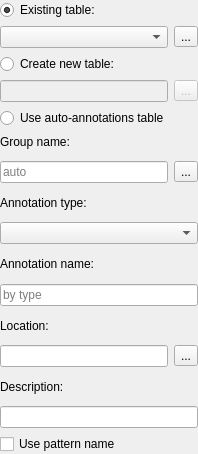
<?xml version="1.0" encoding="UTF-8"?>
<ui version="4.0">
 <class>CreateAnnotationOptionsPanelWidget</class>
 <widget class="QWidget" name="CreateAnnotationOptionsPanelWidget">
  <property name="geometry">
   <rect>
    <x>0</x>
    <y>0</y>
    <width>198</width>
    <height>454</height>
   </rect>
  </property>
  <property name="windowTitle">
   <string>Form</string>
  </property>
  <layout class="QVBoxLayout" name="mainLayout">
   <property name="spacing">
    <number>0</number>
   </property>
   <property name="leftMargin">
    <number>0</number>
   </property>
   <property name="topMargin">
    <number>0</number>
   </property>
   <property name="rightMargin">
    <number>0</number>
   </property>
   <property name="bottomMargin">
    <number>0</number>
   </property>
   <item>
    <widget class="QWidget" name="saveAnnotationsInnerWidget" native="true">
     <property name="sizePolicy">
      <sizepolicy hsizetype="Preferred" vsizetype="Minimum">
       <horstretch>0</horstretch>
       <verstretch>0</verstretch>
      </sizepolicy>
     </property>
     <property name="toolTip">
      <string>Choose a file to store the annotations</string>
     </property>
     <layout class="QVBoxLayout" name="verticalLayout_2">
      <property name="sizeConstraint">
       <enum>QLayout::SetMinAndMaxSize</enum>
      </property>
      <property name="leftMargin">
       <number>0</number>
      </property>
      <property name="topMargin">
       <number>0</number>
      </property>
      <property name="rightMargin">
       <number>0</number>
      </property>
      <property name="bottomMargin">
       <number>0</number>
      </property>
      <item>
       <widget class="QRadioButton" name="rbExistingTable">
        <property name="text">
         <string>Existing table:</string>
        </property>
        <property name="checked">
         <bool>true</bool>
        </property>
       </widget>
      </item>
      <item>
       <layout class="QHBoxLayout" name="horizontalLayout">
        <item>
         <widget class="QComboBox" name="cbExistingTable">
          <property name="sizeAdjustPolicy">
           <enum>QComboBox::AdjustToMinimumContentsLength</enum>
          </property>
         </widget>
        </item>
        <item>
         <widget class="QToolButton" name="tbBrowseExistingTable">
          <property name="text">
           <string>...</string>
          </property>
          <property name="icon">
           <iconset resource="../../U2Gui.qrc">
            <normaloff>:/core/images/load_selected_documents.png</normaloff>:/core/images/load_selected_documents.png</iconset>
          </property>
         </widget>
        </item>
       </layout>
      </item>
      <item>
       <widget class="QRadioButton" name="rbCreateNewTable">
        <property name="text">
         <string>Create new table:</string>
        </property>
       </widget>
      </item>
      <item>
       <layout class="QHBoxLayout" name="horizontalLayout_2">
        <item>
         <widget class="QLineEdit" name="leNewTablePath">
          <property name="enabled">
           <bool>false</bool>
          </property>
         </widget>
        </item>
        <item>
         <widget class="QToolButton" name="tbBrowseNewTable">
          <property name="enabled">
           <bool>false</bool>
          </property>
          <property name="text">
           <string>...</string>
          </property>
         </widget>
        </item>
       </layout>
      </item>
      <item>
       <widget class="QRadioButton" name="rbUseAutoTable">
        <property name="text">
         <string>Use auto-annotations table</string>
        </property>
       </widget>
      </item>
     </layout>
    </widget>
   </item>
   <item>
    <widget class="QWidget" name="annotationParametersInnerWidget" native="true">
     <property name="sizePolicy">
      <sizepolicy hsizetype="Preferred" vsizetype="Minimum">
       <horstretch>0</horstretch>
       <verstretch>0</verstretch>
      </sizepolicy>
     </property>
     <layout class="QVBoxLayout" name="verticalLayout_3">
      <property name="sizeConstraint">
       <enum>QLayout::SetMinAndMaxSize</enum>
      </property>
      <property name="leftMargin">
       <number>0</number>
      </property>
      <property name="topMargin">
       <number>0</number>
      </property>
      <property name="rightMargin">
       <number>0</number>
      </property>
      <property name="bottomMargin">
       <number>0</number>
      </property>
      <item>
       <widget class="QLabel" name="lblGroupName">
        <property name="text">
         <string>Group name:</string>
        </property>
       </widget>
      </item>
      <item>
       <layout class="QHBoxLayout" name="horizontalLayout_3">
        <item>
         <widget class="QLineEdit" name="leGroupName">
          <property name="placeholderText">
           <string>auto</string>
          </property>
         </widget>
        </item>
        <item>
         <widget class="QToolButton" name="tbSelectGroupName">
          <property name="toolTip">
           <string>Predefined group names</string>
          </property>
          <property name="text">
           <string>...</string>
          </property>
          <property name="icon">
           <iconset resource="../../U2Gui.qrc">
            <normaloff>:/core/images/group_auto.png</normaloff>:/core/images/group_auto.png</iconset>
          </property>
         </widget>
        </item>
       </layout>
      </item>
      <item>
       <widget class="QLabel" name="lblAnnotationType">
        <property name="text">
         <string>Annotation type:</string>
        </property>
       </widget>
      </item>
      <item>
       <widget class="QComboBox" name="cbAnnotationType">
        <property name="sizeAdjustPolicy">
         <enum>QComboBox::AdjustToMinimumContentsLength</enum>
        </property>
       </widget>
      </item>
      <item>
       <widget class="QLabel" name="lblAnnotationName">
        <property name="text">
         <string>Annotation name:</string>
        </property>
       </widget>
      </item>
      <item>
       <layout class="QHBoxLayout" name="horizontalLayout_4">
        <item>
         <widget class="QLineEdit" name="leAnnotationName">
          <property name="maxLength">
           <number>100</number>
          </property>
          <property name="placeholderText">
           <string>by type</string>
          </property>
         </widget>
        </item>
       </layout>
      </item>
      <item>
       <widget class="QLabel" name="lblLocation">
        <property name="text">
         <string>Location:</string>
        </property>
       </widget>
      </item>
      <item>
       <layout class="QHBoxLayout" name="horizontalLayout_5">
        <item>
         <widget class="QLineEdit" name="leLocation">
          <property name="toolTip">
           <string>Annotation location in GenBank format</string>
          </property>
         </widget>
        </item>
        <item>
         <widget class="QToolButton" name="tbDoComplement">
          <property name="toolTip">
           <string>Add/remove complement flag</string>
          </property>
          <property name="text">
           <string>...</string>
          </property>
          <property name="icon">
           <iconset resource="../../U2Gui.qrc">
            <normaloff>:/core/images/do_complement.png</normaloff>:/core/images/do_complement.png</iconset>
          </property>
         </widget>
        </item>
       </layout>
      </item>
      <item>
       <widget class="QLabel" name="lblDescription">
        <property name="text">
         <string>Description:</string>
        </property>
       </widget>
      </item>
      <item>
       <widget class="QLineEdit" name="leDescription"/>
      </item>
      <item>
       <widget class="QCheckBox" name="chbUsePatternNames">
        <property name="toolTip">
         <string>Use names of patterns as annotations names. In case the patterns are in FASTA format</string>
        </property>
        <property name="text">
         <string>Use pattern name</string>
        </property>
       </widget>
      </item>
     </layout>
    </widget>
   </item>
  </layout>
 </widget>
 <tabstops>
  <tabstop>rbExistingTable</tabstop>
  <tabstop>cbExistingTable</tabstop>
  <tabstop>tbBrowseExistingTable</tabstop>
  <tabstop>rbCreateNewTable</tabstop>
  <tabstop>leNewTablePath</tabstop>
  <tabstop>tbBrowseNewTable</tabstop>
  <tabstop>rbUseAutoTable</tabstop>
  <tabstop>leGroupName</tabstop>
  <tabstop>tbSelectGroupName</tabstop>
  <tabstop>cbAnnotationType</tabstop>
  <tabstop>leAnnotationName</tabstop>
  <tabstop>leLocation</tabstop>
  <tabstop>tbDoComplement</tabstop>
  <tabstop>leDescription</tabstop>
  <tabstop>chbUsePatternNames</tabstop>
 </tabstops>
 <resources>
  <include location="../../U2Gui.qrc"/>
 </resources>
 <connections>
  <connection>
   <sender>rbCreateNewTable</sender>
   <signal>toggled(bool)</signal>
   <receiver>leNewTablePath</receiver>
   <slot>setEnabled(bool)</slot>
   <hints>
    <hint type="sourcelabel">
     <x>98</x>
     <y>75</y>
    </hint>
    <hint type="destinationlabel">
     <x>81</x>
     <y>103</y>
    </hint>
   </hints>
  </connection>
  <connection>
   <sender>rbCreateNewTable</sender>
   <signal>toggled(bool)</signal>
   <receiver>tbBrowseNewTable</receiver>
   <slot>setEnabled(bool)</slot>
   <hints>
    <hint type="sourcelabel">
     <x>98</x>
     <y>75</y>
    </hint>
    <hint type="destinationlabel">
     <x>183</x>
     <y>104</y>
    </hint>
   </hints>
  </connection>
  <connection>
   <sender>rbExistingTable</sender>
   <signal>toggled(bool)</signal>
   <receiver>cbExistingTable</receiver>
   <slot>setEnabled(bool)</slot>
   <hints>
    <hint type="sourcelabel">
     <x>98</x>
     <y>9</y>
    </hint>
    <hint type="destinationlabel">
     <x>82</x>
     <y>41</y>
    </hint>
   </hints>
  </connection>
  <connection>
   <sender>rbExistingTable</sender>
   <signal>toggled(bool)</signal>
   <receiver>tbBrowseExistingTable</receiver>
   <slot>setEnabled(bool)</slot>
   <hints>
    <hint type="sourcelabel">
     <x>98</x>
     <y>9</y>
    </hint>
    <hint type="destinationlabel">
     <x>183</x>
     <y>40</y>
    </hint>
   </hints>
  </connection>
 </connections>
</ui>
